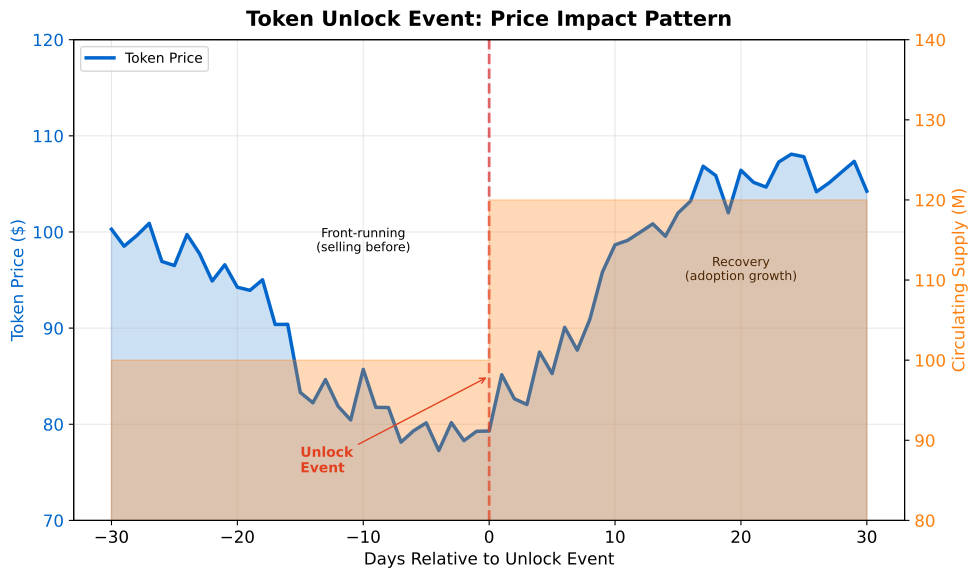

Here is the Python script that generated this plot:
"""
Token Unlock Price Impact
Dual-axis chart showing unlocks and price correlation
"""

import matplotlib.pyplot as plt
import numpy as np
from pathlib import Path

CHART_METADATA = {
    'title': 'Unlock Price Impact',
    'url': 'https://github.com/Digital-AI-Finance/Blockchain_Crypto/tree/main/Module_D_Tokenomics/L30_Distribution_Vesting/charts/04_unlock_price_impact'
}

plt.rcParams.update({
    'font.size': 14,
    'axes.labelsize': 14,
    'axes.titlesize': 16,
    'xtick.labelsize': 12,
    'ytick.labelsize': 12,
    'legend.fontsize': 12,
    'figure.figsize': (10, 6),
    'figure.dpi': 150
})

MLPURPLE = '#3333B2'
MLBLUE = '#0066CC'
MLORANGE = '#FF7F0E'
MLGREEN = '#2CA02C'
MLRED = '#D62728'

fig, ax1 = plt.subplots(figsize=(10, 6))

# Timeline: days around unlock event
days = np.arange(-30, 31)

# Price pattern: typical drop around unlock
np.random.seed(42)
price = 100 + 5 * np.sin(days / 10) + np.random.normal(0, 2, len(days))
# Add dip around unlock event
unlock_effect = -15 * np.exp(-((days) ** 2) / 100)
price = price + unlock_effect
# Recovery after
price[15:] = price[15:] + 0.3 * (days[15:] - 15)

# Circulating supply
supply = np.ones_like(days, dtype=float) * 100  # Million tokens
supply[days >= 0] = 120  # 20M tokens unlocked

ax1.plot(days, price, '-', color=MLBLUE, linewidth=2.5, label='Token Price')
ax1.fill_between(days, price, alpha=0.2, color=MLBLUE)
ax1.set_xlabel('Days Relative to Unlock Event', fontsize=12)
ax1.set_ylabel('Token Price ($)', fontsize=12, color=MLBLUE)
ax1.tick_params(axis='y', labelcolor=MLBLUE)
ax1.set_ylim(70, 120)

ax2 = ax1.twinx()
ax2.fill_between(days, supply, alpha=0.3, color=MLORANGE, step='post')
ax2.set_ylabel('Circulating Supply (M)', fontsize=12, color=MLORANGE)
ax2.tick_params(axis='y', labelcolor=MLORANGE)
ax2.set_ylim(80, 140)

# Add unlock event marker
ax1.axvline(x=0, color=MLRED, linestyle='--', linewidth=2, alpha=0.7)
ax1.annotate('Unlock\nEvent', xy=(0, 85), xytext=(-15, 75),
            fontsize=10, fontweight='bold', color=MLRED,
            arrowprops=dict(arrowstyle='->', color=MLRED))

# Add annotations
ax1.annotate('Front-running\n(selling before)', xy=(-10, 98), fontsize=9, ha='center')
ax1.annotate('Recovery\n(adoption growth)', xy=(20, 95), fontsize=9, ha='center')

ax1.grid(True, alpha=0.3)
ax1.legend(loc='upper left', fontsize=10)

ax1.set_title('Token Unlock Event: Price Impact Pattern', fontweight='bold', fontsize=15, pad=10)
plt.tight_layout()

output_path = Path(__file__).parent / 'chart.pdf'
plt.savefig(output_path, bbox_inches='tight', dpi=300)
print(f"Chart saved to: {output_path.absolute()}")
plt.close()
